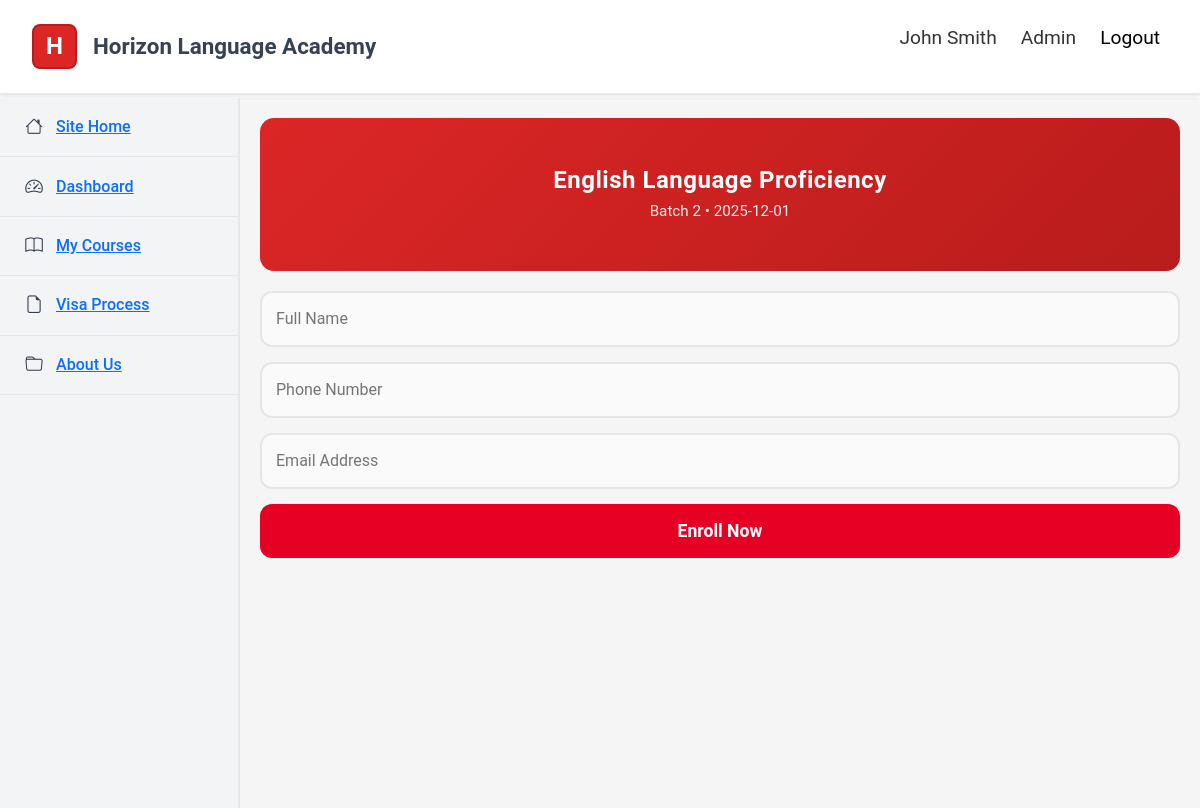
The app's page /enroll_now.php?batch_id=B004 (signed in) with its own data.
### tables this page shows
CREATE TABLE batch (
  batch_id    VARCHAR(50) PRIMARY KEY,
  batch_no    VARCHAR(50),
  start_date  DATE,
  end_date    DATE,
  course_id   VARCHAR(50)
);

CREATE TABLE course (
  course_id   VARCHAR(50) PRIMARY KEY,
  course_name VARCHAR(100) NOT NULL,
  course_fees DECIMAL(10,2)
);

### enroll_now.php (the view, shortened to what this page needs)
<?php
$batch_id = $_GET['batch_id'];
$pdo = db();
$sql = "
SELECT
    b.batch_id,
    b.batch_no,
    b.start_date,
    b.end_date,
    c.course_name
FROM batch AS b
INNER JOIN course AS c
    ON b.course_id = c.course_id
WHERE b.batch_id = '$batch_id'
;
";
$stmt = $pdo->prepare($sql);
$stmt->execute();
$course = $stmt->fetchAll(PDO::FETCH_ASSOC);
?>
<!DOCTYPE html>
<html lang="en">
<head>
    <link href="https://cdn.jsdelivr.net/npm/bootstrap@5.3.7/dist/css/bootstrap.min.css" rel="stylesheet">
    <link rel="stylesheet" href="https://cdn.jsdelivr.net/npm/bootstrap-icons@1.13.1/font/bootstrap-icons.min.css">
    <link rel="stylesheet" href="static/style.css">
</head>
<body>
    <?php include 'header.php'; ?>
    <div class="row g-0">
        <?php include 'sidebar.php'; ?>
        <div class="col-lg-10 col-md-9 col-8 main-content">
            <div class="welcome-banner">
                <h2 class="program-title"><?php echo $course[0]['course_name'] ?></h2>
                <p class="program-details">
                    Batch <?php echo $course[0]['batch_no'] ?> • <?php echo $course[0]['start_date'] ?>
                </p>
            </div>
            <form class="enroll-form" method="POST">
                <div class="input-group">
                    <input type="text" name="fullName" placeholder="Full Name" required>
                </div>
                <div class="input-group">
                    <input type="text" name="phoneNumber" placeholder="Phone Number" required>
                </div>
                <div class="input-group">
                    <input type="email" name="email" placeholder="Email Address" required>
                </div>
                <button type="submit" class="enroll-btn">Enroll Now</button>
            </form>
        </div>
    </div>
</body>
</html>

### static/style.css (style rules this page uses)
:root { --primary-red: #dc2626; --dark-gray: #374151; --light-gray: #f3f4f6; --border-gray: #e5e7eb; --blue-accent: #3b82f6; }
body { align-items: center; background-color: #ffffff; color: #333; font-family: -apple-system, Arial, BlinkMacSystemFont, Geneva, 'Helvetica Neue'; font-family: Roboto, sans-serif, 'Segoe UI', Tahoma, Verdana; justify-content: center; margin: 0; padding-top: 90px; }
.main-content { background-color: #f5f5f5; margin-left: 240px; margin-top: 1vh; width: calc(100% - 240px); padding: 20px; min-height: calc(100vh - 90px); }

### static/enrollment.css (style rules this page uses)
.welcome-banner { background: #e60023; color: #fff; padding: 18px 20px; border-radius: 14px; text-align: center; margin-bottom: 20px; }
.welcome-banner .program-title { margin: 0; font-size: 1.5rem; font-weight: 700; letter-spacing: 0.5px; }
.welcome-banner .program-details { margin: 5px 0 0; font-size: 0.95rem; opacity: 0.9; }
.enroll-form { display: flex; flex-direction: column; gap: 15px; }
.input-group { width: 100%; }
.input-group input { width: 100%; padding: 14px; border: 2px solid #e5e5e5; border-radius: 12px; font-size: 1rem; background: #fafafa; transition: all 0.25s ease; }
.enroll-btn { width: 100%; padding: 14px; background: #e60023; color: #fff; border: none; border-radius: 12px; font-size: 1.1rem; font-weight: 600; cursor: pointer; transition: 0.25s ease; }

### static/index.css (style rules this page uses)
.welcome-banner { background: linear-gradient(135deg, var(--primary-red) 0%, #b91c1c 100%); color: white; padding: 3rem 2rem; position: relative; overflow: hidden; }

### records on screen
batch: course.course_name "English Language Proficiency", batch_no "2", start_date "2025-12-01"

### other values on screen
$_SESSION['user_name'] "John Smith"
$_SESSION['role'] "Admin"
